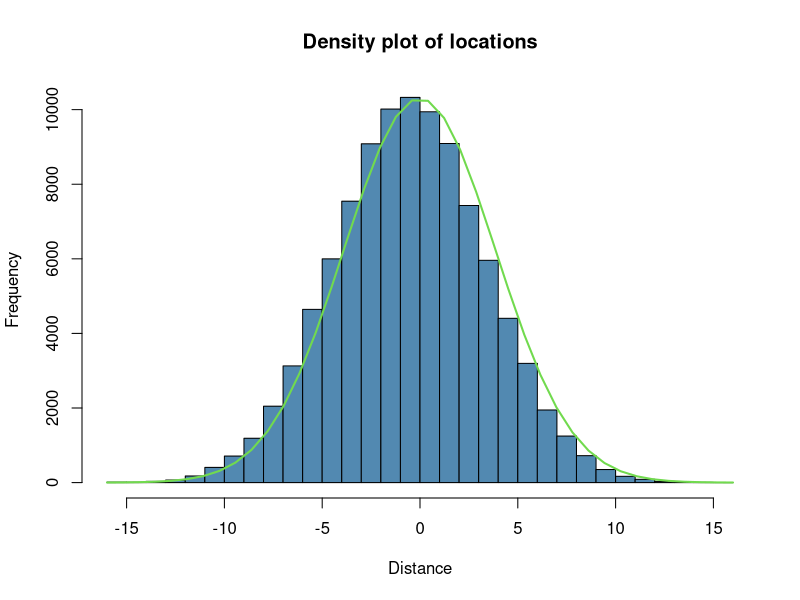

Reproduce this figure in R.
## ---- chunk 1
set.seed(8027)
sim = 100000
loc = rep(NA, sim)
for (i in 1:sim) {
    loc[i] <- sum(sample(c(-0.5,0.5),60,replace = T))
}
h<-hist(loc, breaks=25, col="#5289B1", xlab="Distance",
        main="Density plot of locations") 
xfit<-seq(min(loc),max(loc),length=40) 
yfit<-dnorm(xfit,mean=mean(loc),sd=sd(loc)) 
yfit <- yfit*diff(h$mids[1:2])*length(loc) 
lines(xfit, yfit, col="#71DA4E", lwd=2)
summary(loc)
## ---- chunk 2
for (n in c(100, 1000, 10000, 100000)) {
    x <- runif(n, 0, 1)
    cat("MC estimate with n=", n, "is", 1/n*sum(cos(2*pi*x)), "\n")
}

## ---- chunk 3
for (n in c(100, 1000, 10000, 100000)) {
    x <- runif(n, 0, 1)
    cat("MC estimate with n=", n, "is", 1/n*sum(cos(2*pi*x^2)), "\n")
}
